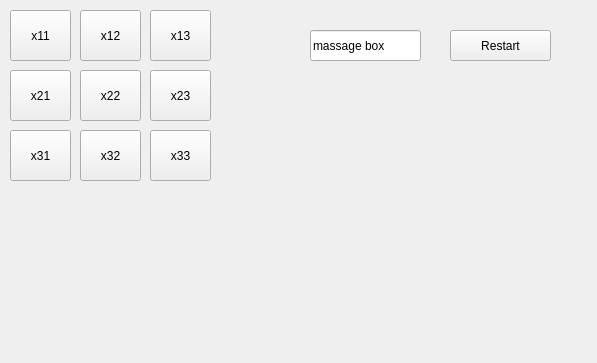
<?xml version="1.0" encoding="UTF-8"?>
<ui version="4.0">
 <class>gomoku</class>
 <widget class="QMainWindow" name="gomoku">
  <property name="geometry">
   <rect>
    <x>0</x>
    <y>0</y>
    <width>597</width>
    <height>363</height>
   </rect>
  </property>
  <property name="windowTitle">
   <string>gomoku</string>
  </property>
  <widget class="QWidget" name="centralwidget">
   <widget class="QPushButton" name="x11">
    <property name="geometry">
     <rect>
      <x>10</x>
      <y>10</y>
      <width>61</width>
      <height>51</height>
     </rect>
    </property>
    <property name="text">
     <string>x11</string>
    </property>
   </widget>
   <widget class="QPushButton" name="x13">
    <property name="geometry">
     <rect>
      <x>150</x>
      <y>10</y>
      <width>61</width>
      <height>51</height>
     </rect>
    </property>
    <property name="text">
     <string>x13</string>
    </property>
   </widget>
   <widget class="QPushButton" name="x12">
    <property name="geometry">
     <rect>
      <x>80</x>
      <y>10</y>
      <width>61</width>
      <height>51</height>
     </rect>
    </property>
    <property name="text">
     <string>x12</string>
    </property>
   </widget>
   <widget class="QPushButton" name="x32">
    <property name="geometry">
     <rect>
      <x>80</x>
      <y>130</y>
      <width>61</width>
      <height>51</height>
     </rect>
    </property>
    <property name="text">
     <string>x32</string>
    </property>
   </widget>
   <widget class="QPushButton" name="x22">
    <property name="geometry">
     <rect>
      <x>80</x>
      <y>70</y>
      <width>61</width>
      <height>51</height>
     </rect>
    </property>
    <property name="text">
     <string>x22</string>
    </property>
   </widget>
   <widget class="QPushButton" name="x21">
    <property name="geometry">
     <rect>
      <x>10</x>
      <y>70</y>
      <width>61</width>
      <height>51</height>
     </rect>
    </property>
    <property name="text">
     <string>x21</string>
    </property>
   </widget>
   <widget class="QPushButton" name="x31">
    <property name="geometry">
     <rect>
      <x>10</x>
      <y>130</y>
      <width>61</width>
      <height>51</height>
     </rect>
    </property>
    <property name="text">
     <string>x31</string>
    </property>
   </widget>
   <widget class="QPushButton" name="x23">
    <property name="geometry">
     <rect>
      <x>150</x>
      <y>70</y>
      <width>61</width>
      <height>51</height>
     </rect>
    </property>
    <property name="text">
     <string>x23</string>
    </property>
   </widget>
   <widget class="QPushButton" name="x33">
    <property name="geometry">
     <rect>
      <x>150</x>
      <y>130</y>
      <width>61</width>
      <height>51</height>
     </rect>
    </property>
    <property name="text">
     <string>x33</string>
    </property>
   </widget>
   <widget class="QLineEdit" name="lineEdit">
    <property name="geometry">
     <rect>
      <x>310</x>
      <y>30</y>
      <width>111</width>
      <height>31</height>
     </rect>
    </property>
    <property name="text">
     <string>massage box</string>
    </property>
   </widget>
   <widget class="QPushButton" name="pushButton">
    <property name="geometry">
     <rect>
      <x>450</x>
      <y>30</y>
      <width>101</width>
      <height>31</height>
     </rect>
    </property>
    <property name="text">
     <string>Restart</string>
    </property>
   </widget>
  </widget>
  <widget class="QMenuBar" name="menubar">
   <property name="geometry">
    <rect>
     <x>0</x>
     <y>0</y>
     <width>597</width>
     <height>20</height>
    </rect>
   </property>
  </widget>
 </widget>
 <resources/>
 <connections/>
</ui>
